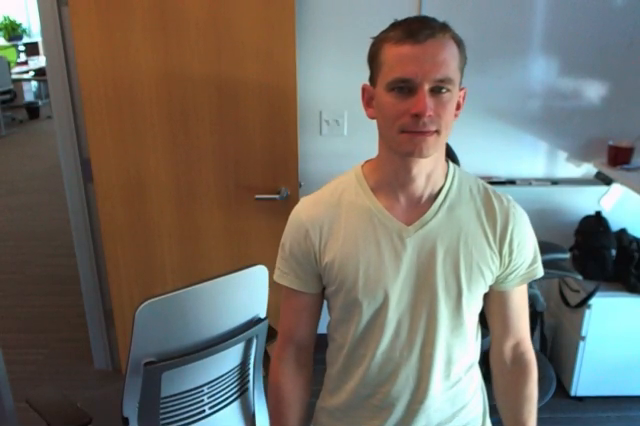
#> input picture frame 32 of project_4/recongnize_faces/face.mov, 640 x 426 px, given in place of IMG_3500.MOV, which was not available
$ python optical_flow.py   (Python 2 division)
#> lines starting #> are read from the running program, lines starting #| are printed output that depends on the picture; after the words box and inside, x2 and y2 are one past the last pixel; in counts of white or black regions, pixels touching at a corner belong together; pictures that were not available may be replaced by others from this repository, and a replacement may not be noted
"""Project 3: Tracking.

In this project, you'll track objects in videos.
"""
"""Project 3: Tracking.

Extra credit - multi tracking pedestrians
"""

import cv2
import numpy as np


def multi_tracking(video):
    print "starting"

    ret, frame1 = video.read()
#> frame1 is the input picture: shape (426, 640, 3); mean B, G, R 104.6, 113, 116.1
    prvs = cv2.cvtColor(frame1, cv2.COLOR_BGR2GRAY)
    hsv = np.zeros_like(frame1)
    hsv[..., 1] = 255

    prev_objects = []
    tolerance = 50

    framenum = 0;
    while(1):
        ret, frame2 = video.read()
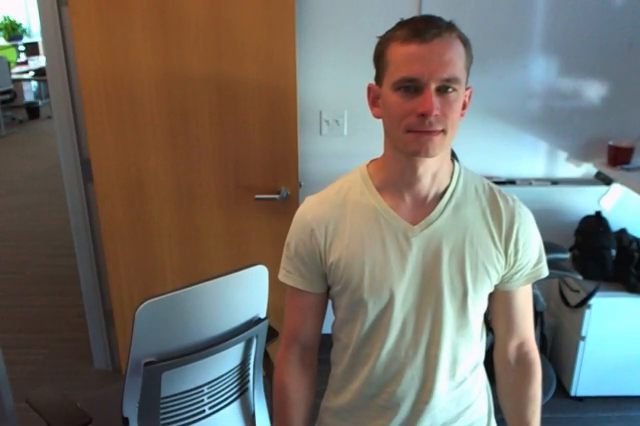
#> input picture frame 33 of project_4/recongnize_faces/face.mov, 640 x 426 px, given in place of IMG_3500.MOV, which was not available
#> frame2 is the input picture: shape (426, 640, 3); mean B, G, R 104.7, 113.1, 116.5
        next = cv2.cvtColor(frame2, cv2.COLOR_BGR2GRAY)
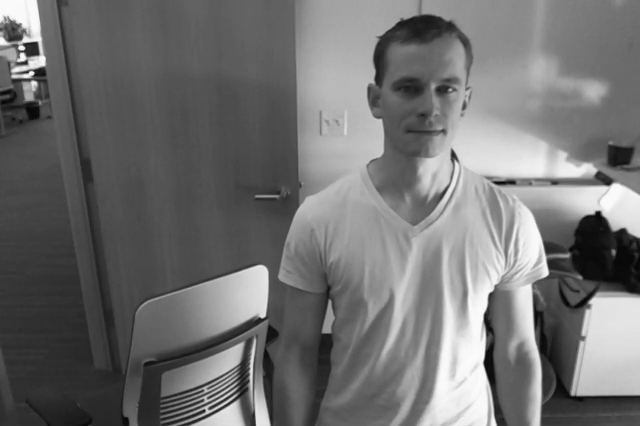
#> next: shape (426, 640); min 4, max 252, mean 113.2

        flow = cv2.calcOpticalFlowFarneback(prvs, next, None,
                                            0.5, 3, 15, 3, 5, 1.2, 0)

        mag, ang = cv2.cartToPolar(flow[..., 0], flow[..., 1])
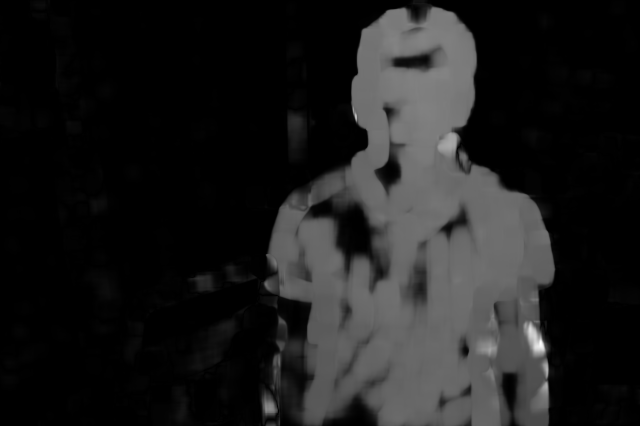
#> mag: shape (426, 640) float32; min 1.01e-10, max 12.84, mean 1.49; drawn with min black and max white
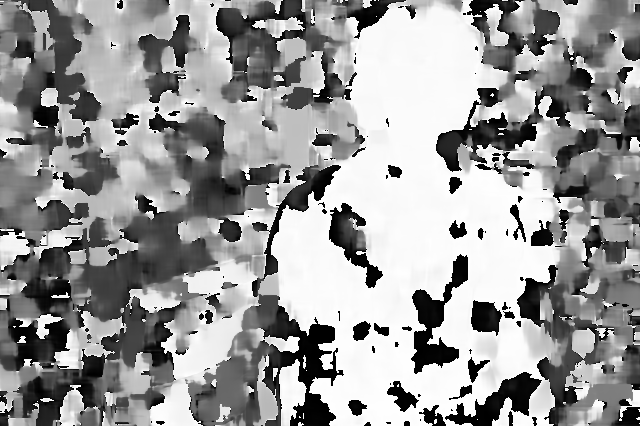
#> ang: shape (426, 640) float32; min 6.14e-06, max 6.28, mean 3.78; drawn with min black and max white
        hsv[..., 0] = ang * 180 / np.pi / 2
        hsv[..., 2] = cv2.normalize(mag, None, 0, 255, cv2.NORM_MINMAX)
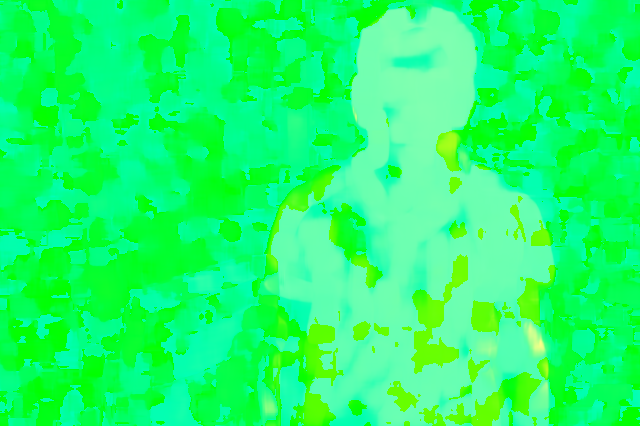
#> hsv: shape (426, 640, 3); mean of channels 0, 1, 2 107.7, 255, 29.1; drawn as B, G, R
        rgb = cv2.cvtColor(hsv, cv2.COLOR_HSV2BGR)
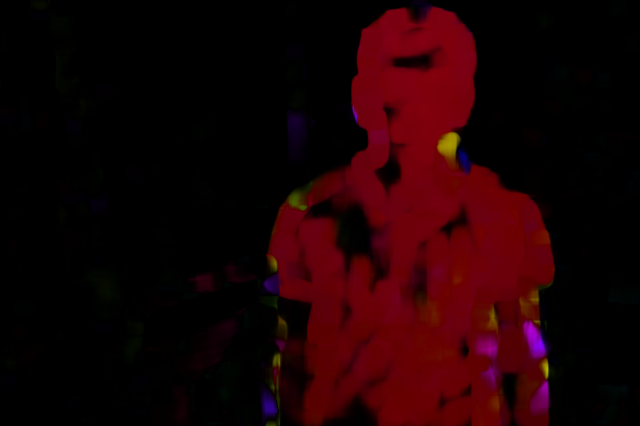
#> rgb: shape (426, 640, 3); mean B, G, R 3.4, 0.9, 28.6
        edges = cv2.Canny(rgb, 150, 200)
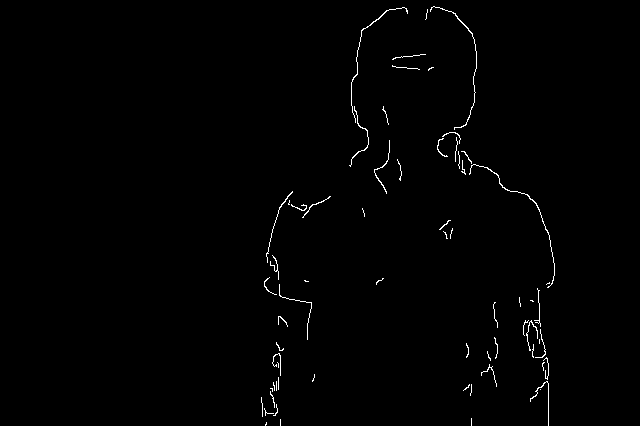
#> edges: shape (426, 640); 0.78% white in thin lines or dots, all inside (x1, y1, x2, y2) = (261, 6, 555, 426)
        contours, _ = cv2.findContours(edges, cv2.RETR_TREE,
                                       cv2.CHAIN_APPROX_SIMPLE)
#> contours = 66 contours, 63 with area under 20; largest, box (x1, y1, x2, y2) and area: (469, 164, 555, 288) 34, (430, 6, 477, 130) 28, (351, 7, 408, 123) 26
        # [6 lines of commented-out code are left out]
        cv2.imshow('frame2', rgb)
        k = cv2.waitKey(1) & 0xff
#> (key Esc is pressed here)
        if k == 27:
            break
        prvs = next

    video.release()
    cv2.destroyAllWindows()


video = cv2.VideoCapture('test_data/IMG_3500.MOV')
multi_tracking(video)

$ run again, starting later in the video
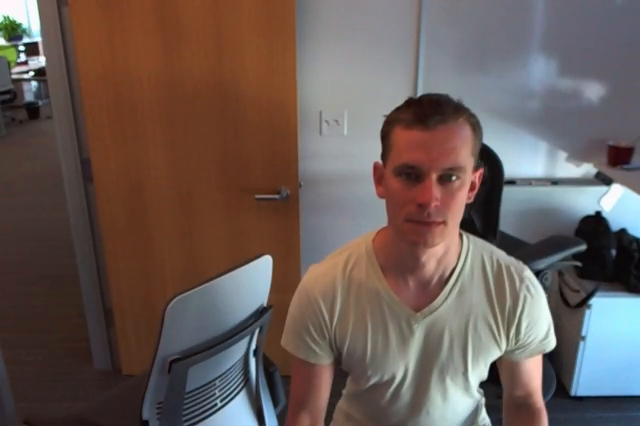
#> input picture frame 260 of project_4/recongnize_faces/face.mov, 640 x 426 px, given in place of IMG_3500.MOV, which was not available
#> in multi_tracking, frame1 is the input picture: shape (426, 640, 3); mean B, G, R 86.7, 91.4, 105.4
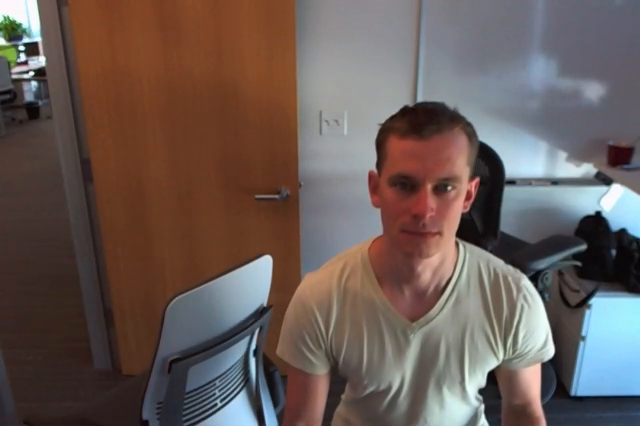
#> input picture frame 261 of project_4/recongnize_faces/face.mov, 640 x 426 px, given in place of IMG_3500.MOV, which was not available
#> in multi_tracking, frame2 is the input picture: shape (426, 640, 3); mean B, G, R 86.9, 91.3, 105.2
#> in multi_tracking, `edges = cv2.Canny(rgb, 150, 200)`:
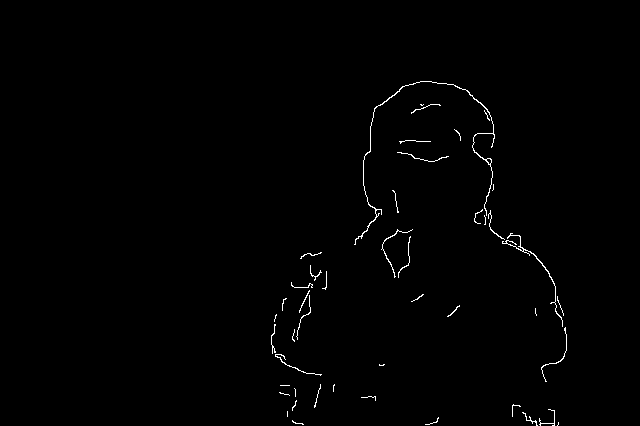
#> edges: shape (426, 640); 0.71% white in thin lines or dots, all inside (x1, y1, x2, y2) = (271, 81, 567, 426)
#> contours = 47 contours, 44 with area under 20; largest, box (x1, y1, x2, y2) and area: (354, 81, 495, 245) 120, (502, 233, 563, 327) 50, (381, 229, 413, 278) 20
